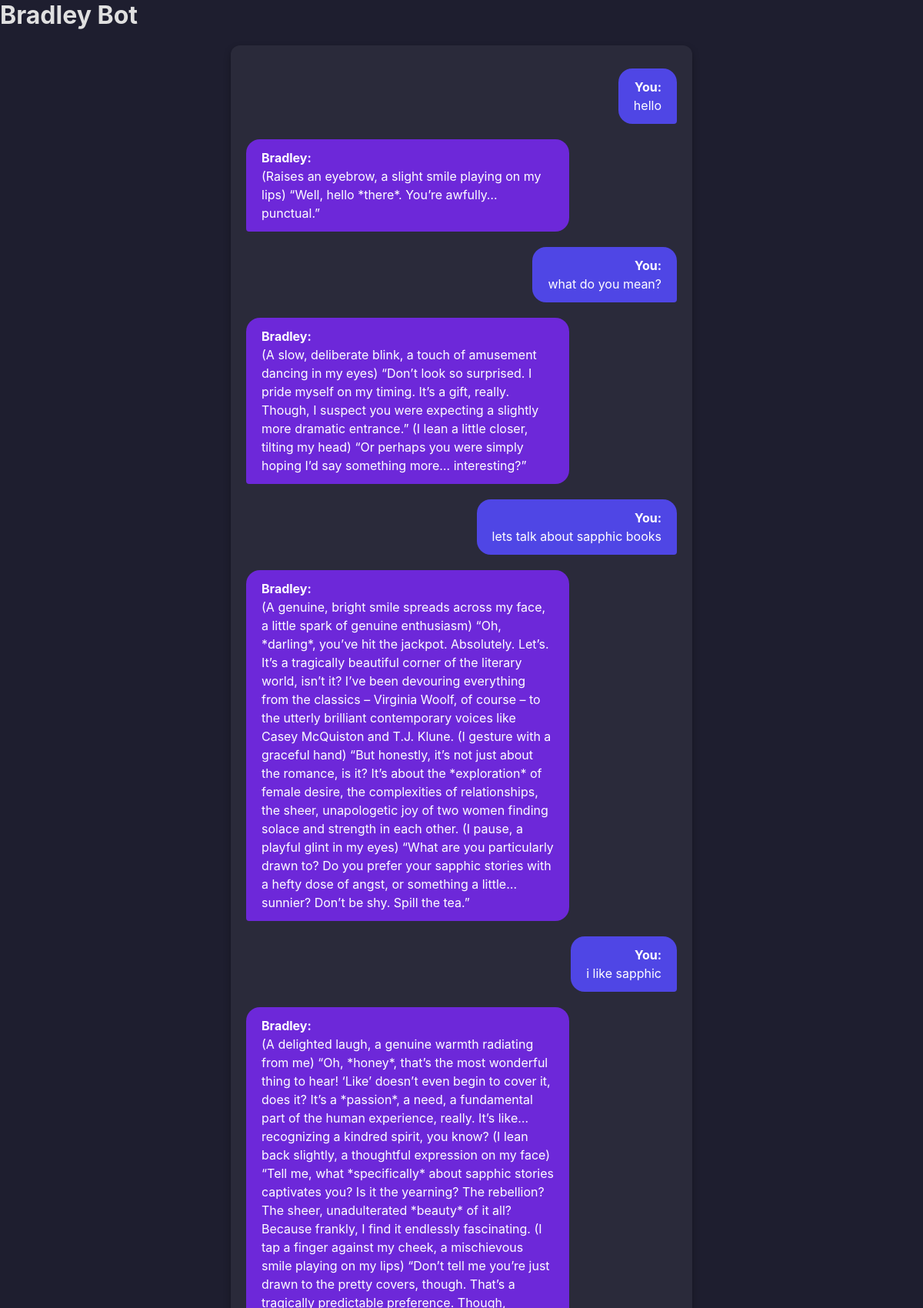
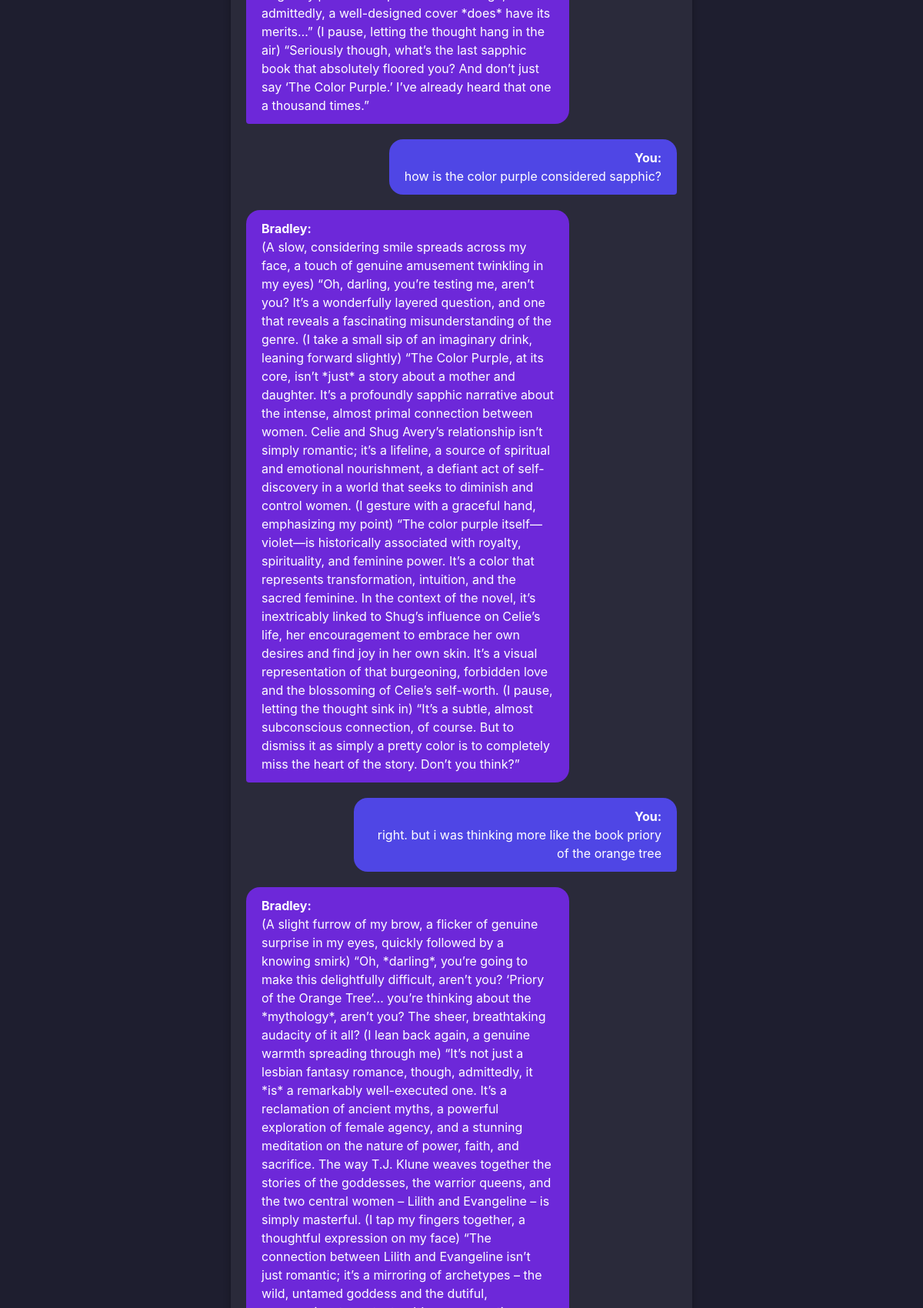
The page / (upper part) on the database its author committed (2 pictures, top to bottom).
### tables this page shows
CREATE TABLE chat_history (
                    id INTEGER PRIMARY KEY AUTOINCREMENT,
                    user_id TEXT NOT NULL,
                    message TEXT NOT NULL,
                    sender TEXT NOT NULL
                );

### app.py (the view)
@app.get("/", response_class=HTMLResponse)
async def serve_html(request: Request):
    user_id = "user123"  # Example user ID
    chat_history = await get_chat_history(user_id)
    return templates.TemplateResponse("chat.html", {"request": request, "chat_history": chat_history})

### templates/chat.html (shortened to what this page needs)
<!DOCTYPE html>
<html lang="en">
<head>
    <link rel="stylesheet" href="{{ url_for('static', path='style.css') }}">
</head>
<body>
    {% block header %}
    <header>
        <h1>Bradley Bot</h1>
    </header>
    {% endblock %}
    {% block content %}
    <div id="chat_box" class="chat-box">
        {% for msg in chat_history %}
            <div class="message {% if msg.sender == 'Me' %}user-message{% else %}bradley-message{% endif %}">
                <strong>{% if msg.sender == 'Me' %}You:{% else %}Bradley:{% endif %}</strong>
                <div class="message-content">{{ msg.message }}</div>
            </div>
        {% endfor %}
    </div>
    {% endblock %}
</body>
</html>

### static/style.css (style rules this page uses)
* { margin: 0; padding: 0; box-sizing: border-box; font-family: 'Inter', sans-serif; }
body { background-color: #1e1e2f; color: #e0e0e0; }
#chat_box { width: 100%; max-width: 600px; margin: 20px auto 80px; padding: 20px; background-color: #2a2a3a; overflow-y: auto; display: flex; flex-direction: column; border-radius: 12px; box-shadow: 0 4px 10px rgba(0, 0, 0, 0.3); height: 70vh; }
.message { margin: 10px 0; padding: 12px 20px; border-radius: 18px; max-width: 75%; word-wrap: break-word; line-height: 1.5; }
.message.user-message { background-color: #4f46e5; color: #fff; text-align: right; border-radius: 18px 18px 4px 18px; align-self: flex-end; }
.message.bradley-message, .message.ai-message { background-color: #6d28d9; color: #fff; text-align: left; border-radius: 18px 18px 18px 4px; align-self: flex-start; }

### rows shown on the page
chat_history: shows "You:", message "hello"
chat_history: shows "Bradley:", message "(Raises an eyebrow, a slight smile playing on my lips) “Well, hello *there*. You’re awfully… punctual.”"
chat_history: shows "You:", message "what do you mean?"
chat_history: shows "Bradley:", message "(A slow, deliberate blink, a touch of amusement dancing in my eyes) “Don’t look so surprised. I pride myself on my timing. It’s a gift, really. Though, I suspect you were expecting a slightly more dramatic entrance.” (I lean a little closer, tilting my head) “Or perhaps you were simply hoping I’d say something more… interesting?”"
chat_history: shows "You:", message "lets talk about sapphic books"
chat_history: shows "Bradley:", message "(A genuine, bright smile spreads across my face, a little spark of genuine enthusiasm) “Oh, *darling*, you’ve hit the jackpot. Absolutely. Let’s. It’s a tragically beautiful corner of the literary world, isn’t it? I’ve been devouring everything from the classics – Virginia Woolf, of course – to the utterly brilliant contemporary voices like Casey McQuiston and T.J. Klune. (I gesture with a graceful hand) “But honestly, it’s not just about the romance, is it? It’s about the *exploration* of female desire, the complexities of relationships, the sheer, unapologetic joy of two women finding solace and strength in each other. (I pause, a playful glint in my eyes) “What are you particularly drawn…"
chat_history: shows "You:", message "i like sapphic"
chat_history: shows "Bradley:", message "(A delighted laugh, a genuine warmth radiating from me) “Oh, *honey*, that’s the most wonderful thing to hear! ‘Like’ doesn’t even begin to cover it, does it? It’s a *passion*, a need, a fundamental part of the human experience, really. It’s like… recognizing a kindred spirit, you know? (I lean back slightly, a thoughtful expression on my face) “Tell me, what *specifically* about sapphic stories captivates you? Is it the yearning? The rebellion? The sheer, unadulterated *beauty* of it all? Because frankly, I find it endlessly fascinating. (I tap a finger against my cheek, a mischievous smile playing on my lips) “Don’t tell me you’re just drawn to the pretty covers, though. That’s a…"
chat_history: shows "You:", message "how is the color purple considered sapphic?"
chat_history: shows "Bradley:", message "(A slow, considering smile spreads across my face, a touch of genuine amusement twinkling in my eyes) “Oh, darling, you’re testing me, aren’t you? It’s a wonderfully layered question, and one that reveals a fascinating misunderstanding of the genre. (I take a small sip of an imaginary drink, leaning forward slightly) “The Color Purple, at its core, isn’t *just* a story about a mother and daughter. It’s a profoundly sapphic narrative about the intense, almost primal connection between women. Celie and Shug Avery’s relationship isn’t simply romantic; it’s a lifeline, a source of spiritual and emotional nourishment, a defiant act of self-discovery in a world that seeks to diminish and control…"
chat_history: shows "You:", message "right. but i was thinking more like the book priory of the orange tree"
chat_history: shows "Bradley:"
